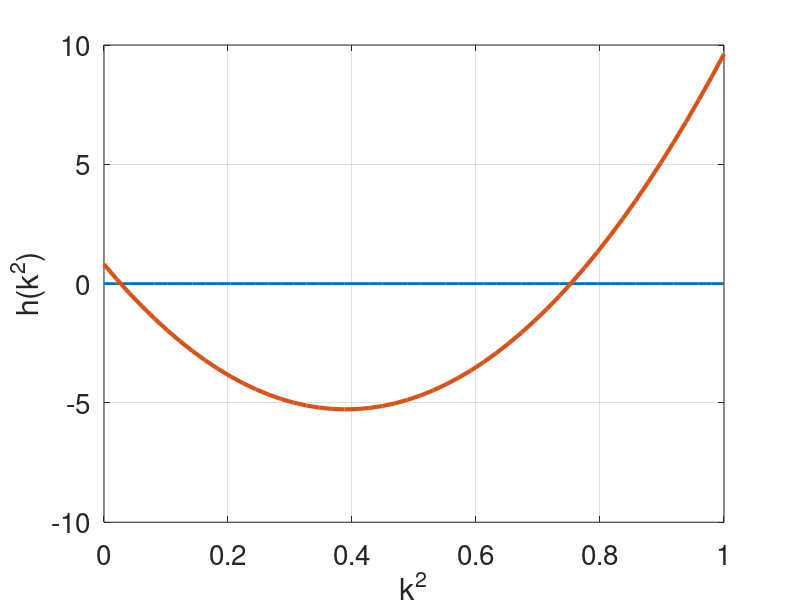

This figure's MATLAB source:
% This program plots the dispersion relation h(k^2) in the Schnakenberg
% reaction-diffusion model. 
% Mathematical Biology modeling project, 2018 Michaelmas Term, Oxford
% University. 

Du = 1; Dv = 40; 
uu = 0.9; vv = 1;
fu = @(u,v) - 1 + 2*u*v;
fv = @(u,v) u^2; 
gu = @(u,v) -2*u*v;
gv = @(u,v) -u^2;

h = @(ksq,uu,vv) Du*Dv*ksq.^2 - (Dv*fu(uu,vv) + Du*gv(uu,vv)).*ksq + (fu(uu,vv)*gv(uu,vv) - gu(uu,vv)*fv(uu,vv))
Ksq = linspace(0,1,50);
plot(Ksq,zeros(1,length(Ksq)),'linewidth',2); hold on
plot(Ksq,h(Ksq,uu,vv),'linewidth',3); xlabel('k^2'); ylabel('h(k^2)');
set(gca,'fontsize',20)
grid on